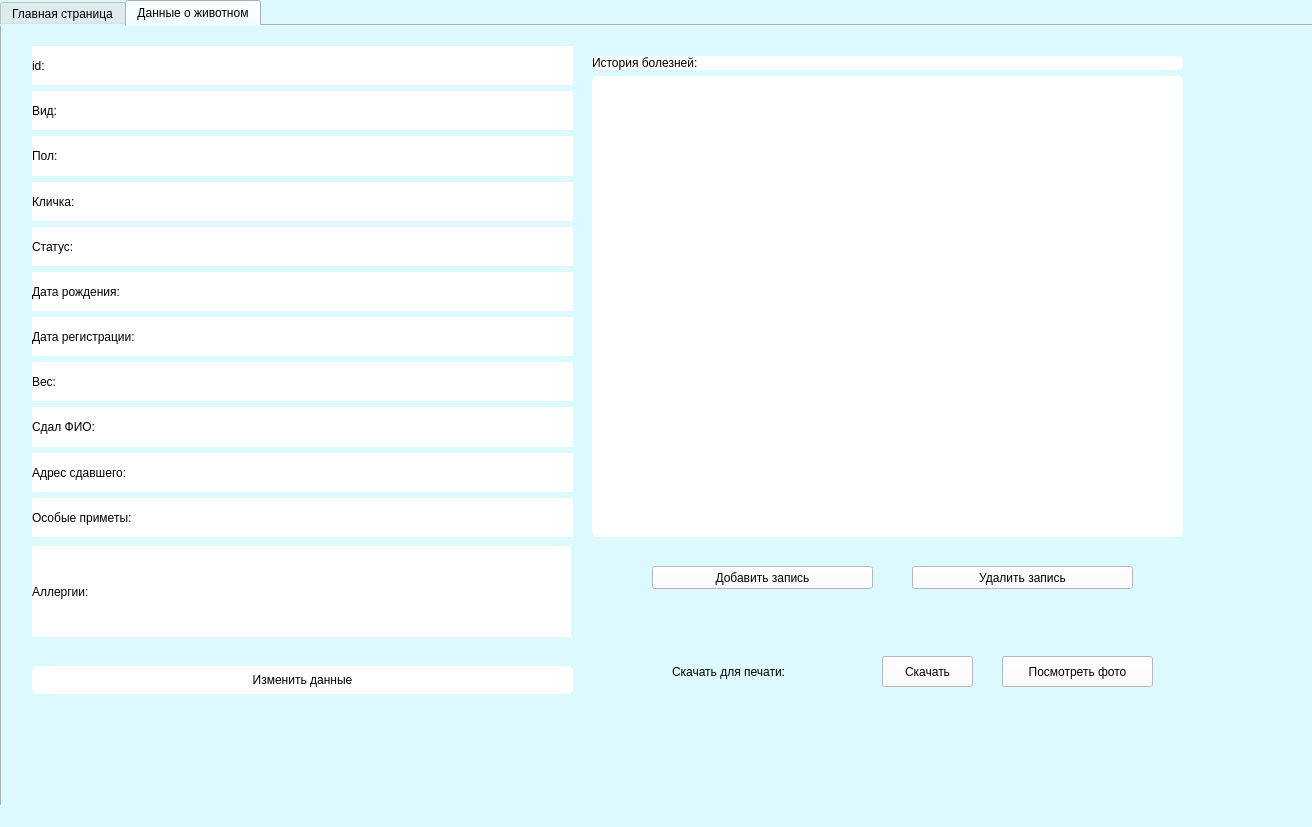
<?xml version="1.0" encoding="UTF-8"?>
<ui version="4.0">
 <class>MainWindow</class>
 <widget class="QMainWindow" name="MainWindow">
  <property name="geometry">
   <rect>
    <x>0</x>
    <y>0</y>
    <width>1312</width>
    <height>827</height>
   </rect>
  </property>
  <property name="windowTitle">
   <string>MainWindow</string>
  </property>
  <property name="styleSheet">
   <string notr="true">background-color: rgb(219, 249, 255);</string>
  </property>
  <widget class="QWidget" name="centralwidget">
   <widget class="QTabWidget" name="tabWidget">
    <property name="geometry">
     <rect>
      <x>0</x>
      <y>0</y>
      <width>1351</width>
      <height>831</height>
     </rect>
    </property>
    <property name="toolTip">
     <string>&lt;html&gt;&lt;head/&gt;&lt;body&gt;&lt;p&gt;&lt;br/&gt;&lt;/p&gt;&lt;/body&gt;&lt;/html&gt;</string>
    </property>
    <property name="styleSheet">
     <string notr="true">backgroung: rgb(255, 255, 127);
font: 10pt &quot;MS Shell Dlg 2&quot;;</string>
    </property>
    <property name="currentIndex">
     <number>1</number>
    </property>
    <widget class="QWidget" name="tab">
     <attribute name="title">
      <string>Главная страница</string>
     </attribute>
     <widget class="QTableWidget" name="tableWidget">
      <property name="geometry">
       <rect>
        <x>30</x>
        <y>120</y>
        <width>891</width>
        <height>531</height>
       </rect>
      </property>
      <property name="styleSheet">
       <string notr="true">background: rgb(255, 255, 255);
border-radius: 20px;</string>
      </property>
     </widget>
     <widget class="QWidget" name="formLayoutWidget">
      <property name="geometry">
       <rect>
        <x>30</x>
        <y>20</y>
        <width>891</width>
        <height>75</height>
       </rect>
      </property>
      <layout class="QFormLayout" name="formLayout">
       <item row="2" column="0">
        <widget class="QLabel" name="label">
         <property name="text">
          <string>Поиск:</string>
         </property>
        </widget>
       </item>
       <item row="2" column="1">
        <widget class="QLineEdit" name="search">
         <property name="styleSheet">
          <string notr="true">background: rgb(255, 255, 255);</string>
         </property>
        </widget>
       </item>
       <item row="3" column="1">
        <widget class="QComboBox" name="combo_sorting">
         <property name="styleSheet">
          <string notr="true">background: rgb(255, 255, 255);</string>
         </property>
         <item>
          <property name="text">
           <string>Все</string>
          </property>
         </item>
        </widget>
       </item>
      </layout>
     </widget>
     <widget class="QPushButton" name="get_data">
      <property name="geometry">
       <rect>
        <x>950</x>
        <y>140</y>
        <width>269</width>
        <height>41</height>
       </rect>
      </property>
      <property name="cursor">
       <cursorShape>PointingHandCursor</cursorShape>
      </property>
      <property name="styleSheet">
       <string notr="true">background: rgb(255, 255, 255);
border-radius: 5px;</string>
      </property>
      <property name="text">
       <string>Получить данные</string>
      </property>
     </widget>
     <widget class="QPushButton" name="append_button">
      <property name="geometry">
       <rect>
        <x>950</x>
        <y>300</y>
        <width>269</width>
        <height>41</height>
       </rect>
      </property>
      <property name="cursor">
       <cursorShape>PointingHandCursor</cursorShape>
      </property>
      <property name="mouseTracking">
       <bool>false</bool>
      </property>
      <property name="styleSheet">
       <string notr="true">background: rgb(255, 255, 255);
border-radius: 5px;</string>
      </property>
      <property name="text">
       <string>Добавить запись</string>
      </property>
     </widget>
     <widget class="QPushButton" name="delete_button">
      <property name="geometry">
       <rect>
        <x>950</x>
        <y>220</y>
        <width>269</width>
        <height>41</height>
       </rect>
      </property>
      <property name="cursor">
       <cursorShape>PointingHandCursor</cursorShape>
      </property>
      <property name="styleSheet">
       <string notr="true">background: rgb(255, 255, 255);
border-radius: 5px;</string>
      </property>
      <property name="text">
       <string>Удалить выбранные элементы</string>
      </property>
     </widget>
     <widget class="QRadioButton" name="radioButton">
      <property name="geometry">
       <rect>
        <x>950</x>
        <y>60</y>
        <width>301</width>
        <height>41</height>
       </rect>
      </property>
      <property name="styleSheet">
       <string notr="true">background: rgb(255, 255, 255);
border-radius: 5px;</string>
      </property>
      <property name="text">
       <string>Сортировать по дате рождения</string>
      </property>
     </widget>
     <widget class="QPushButton" name="bownload_button">
      <property name="geometry">
       <rect>
        <x>1020</x>
        <y>390</y>
        <width>141</width>
        <height>111</height>
       </rect>
      </property>
      <property name="cursor">
       <cursorShape>PointingHandCursor</cursorShape>
      </property>
      <property name="styleSheet">
       <string notr="true">background: rgb(85, 170, 255);
</string>
      </property>
      <property name="text">
       <string>Загрузить</string>
      </property>
     </widget>
    </widget>
    <widget class="QWidget" name="tab_2">
     <attribute name="title">
      <string>Данные о животном</string>
     </attribute>
     <widget class="QWidget" name="verticalLayoutWidget">
      <property name="geometry">
       <rect>
        <x>30</x>
        <y>20</y>
        <width>541</width>
        <height>491</height>
       </rect>
      </property>
      <layout class="QVBoxLayout" name="verticalLayout">
       <item>
        <widget class="QLabel" name="label_id">
         <property name="styleSheet">
          <string notr="true">background: rgb(255, 255, 255);</string>
         </property>
         <property name="text">
          <string>id: </string>
         </property>
        </widget>
       </item>
       <item>
        <widget class="QLabel" name="label_type">
         <property name="styleSheet">
          <string notr="true">background: rgb(255, 255, 255);</string>
         </property>
         <property name="text">
          <string>Вид:</string>
         </property>
        </widget>
       </item>
       <item>
        <widget class="QLabel" name="label_gender">
         <property name="styleSheet">
          <string notr="true">background: rgb(255, 255, 255);</string>
         </property>
         <property name="text">
          <string>Пол:</string>
         </property>
        </widget>
       </item>
       <item>
        <widget class="QLabel" name="label_name">
         <property name="styleSheet">
          <string notr="true">background: rgb(255, 255, 255);</string>
         </property>
         <property name="text">
          <string>Кличка: </string>
         </property>
        </widget>
       </item>
       <item>
        <widget class="QLabel" name="status">
         <property name="styleSheet">
          <string notr="true">background: rgb(255, 255, 255);</string>
         </property>
         <property name="text">
          <string>Статус:</string>
         </property>
        </widget>
       </item>
       <item>
        <widget class="QLabel" name="label_birthday">
         <property name="styleSheet">
          <string notr="true">background: rgb(255, 255, 255);</string>
         </property>
         <property name="text">
          <string>Дата рождения: </string>
         </property>
        </widget>
       </item>
       <item>
        <widget class="QLabel" name="label_registration_date">
         <property name="styleSheet">
          <string notr="true">background: rgb(255, 255, 255);</string>
         </property>
         <property name="text">
          <string>Дата регистрации:</string>
         </property>
        </widget>
       </item>
       <item>
        <widget class="QLabel" name="weigth">
         <property name="styleSheet">
          <string notr="true">background: rgb(255, 255, 255);</string>
         </property>
         <property name="text">
          <string>Вес: </string>
         </property>
        </widget>
       </item>
       <item>
        <widget class="QLabel" name="owner">
         <property name="styleSheet">
          <string notr="true">background: rgb(255, 255, 255);</string>
         </property>
         <property name="text">
          <string>Cдал ФИО:</string>
         </property>
        </widget>
       </item>
       <item>
        <widget class="QLabel" name="owner_2">
         <property name="styleSheet">
          <string notr="true">background: rgb(255, 255, 255);</string>
         </property>
         <property name="text">
          <string>Адрес сдавшего:</string>
         </property>
        </widget>
       </item>
       <item>
        <widget class="QLabel" name="description">
         <property name="styleSheet">
          <string notr="true">background: rgb(255, 255, 255);</string>
         </property>
         <property name="text">
          <string>Особые приметы:</string>
         </property>
        </widget>
       </item>
      </layout>
     </widget>
     <widget class="QLabel" name="label_allergies">
      <property name="geometry">
       <rect>
        <x>30</x>
        <y>520</y>
        <width>539</width>
        <height>91</height>
       </rect>
      </property>
      <property name="styleSheet">
       <string notr="true">background: rgb(255, 255, 255);</string>
      </property>
      <property name="text">
       <string>Аллергии: </string>
      </property>
     </widget>
     <widget class="QWidget" name="verticalLayoutWidget_2">
      <property name="geometry">
       <rect>
        <x>590</x>
        <y>30</y>
        <width>591</width>
        <height>481</height>
       </rect>
      </property>
      <layout class="QVBoxLayout" name="verticalLayout_2">
       <item>
        <widget class="QLabel" name="label_2">
         <property name="styleSheet">
          <string notr="true">background: rgb(255, 255, 255);
border-radius: 5px;</string>
         </property>
         <property name="text">
          <string>История болезней:</string>
         </property>
        </widget>
       </item>
       <item>
        <widget class="QTableWidget" name="tableWidget_2">
         <property name="styleSheet">
          <string notr="true">background: rgb(255, 255, 255);
border-radius: 5px;</string>
         </property>
        </widget>
       </item>
      </layout>
     </widget>
     <widget class="QPushButton" name="change_data_button">
      <property name="geometry">
       <rect>
        <x>30</x>
        <y>640</y>
        <width>541</width>
        <height>28</height>
       </rect>
      </property>
      <property name="cursor">
       <cursorShape>PointingHandCursor</cursorShape>
      </property>
      <property name="styleSheet">
       <string notr="true">background: rgb(255, 255, 255);
border-radius: 5px;</string>
      </property>
      <property name="text">
       <string>Изменить данные</string>
      </property>
     </widget>
     <widget class="QPushButton" name="add_illness">
      <property name="geometry">
       <rect>
        <x>650</x>
        <y>540</y>
        <width>221</width>
        <height>23</height>
       </rect>
      </property>
      <property name="cursor">
       <cursorShape>PointingHandCursor</cursorShape>
      </property>
      <property name="styleSheet">
       <string notr="true">background: rgb(255, 255, 255)</string>
      </property>
      <property name="text">
       <string>Добавить запись</string>
      </property>
     </widget>
     <widget class="QPushButton" name="delete_illness">
      <property name="geometry">
       <rect>
        <x>910</x>
        <y>540</y>
        <width>221</width>
        <height>23</height>
       </rect>
      </property>
      <property name="cursor">
       <cursorShape>PointingHandCursor</cursorShape>
      </property>
      <property name="styleSheet">
       <string notr="true">background: rgb(255, 255, 255)</string>
      </property>
      <property name="text">
       <string>Удалить запись</string>
      </property>
     </widget>
     <widget class="QLabel" name="label_3">
      <property name="geometry">
       <rect>
        <x>670</x>
        <y>630</y>
        <width>161</width>
        <height>31</height>
       </rect>
      </property>
      <property name="text">
       <string>Скачать для печати:</string>
      </property>
     </widget>
     <widget class="QPushButton" name="save_for_printing">
      <property name="geometry">
       <rect>
        <x>880</x>
        <y>630</y>
        <width>91</width>
        <height>31</height>
       </rect>
      </property>
      <property name="cursor">
       <cursorShape>PointingHandCursor</cursorShape>
      </property>
      <property name="styleSheet">
       <string notr="true">background: rgb(255, 255, 255)</string>
      </property>
      <property name="text">
       <string>Скачать</string>
      </property>
     </widget>
     <widget class="QPushButton" name="get_photo">
      <property name="geometry">
       <rect>
        <x>1000</x>
        <y>630</y>
        <width>151</width>
        <height>31</height>
       </rect>
      </property>
      <property name="styleSheet">
       <string notr="true">background: rgb(255, 255, 255);</string>
      </property>
      <property name="text">
       <string>Посмотреть фото</string>
      </property>
     </widget>
    </widget>
   </widget>
  </widget>
  <widget class="QMenuBar" name="menubar">
   <property name="geometry">
    <rect>
     <x>0</x>
     <y>0</y>
     <width>1312</width>
     <height>26</height>
    </rect>
   </property>
  </widget>
  <widget class="QStatusBar" name="statusbar"/>
 </widget>
 <resources/>
 <connections/>
</ui>
